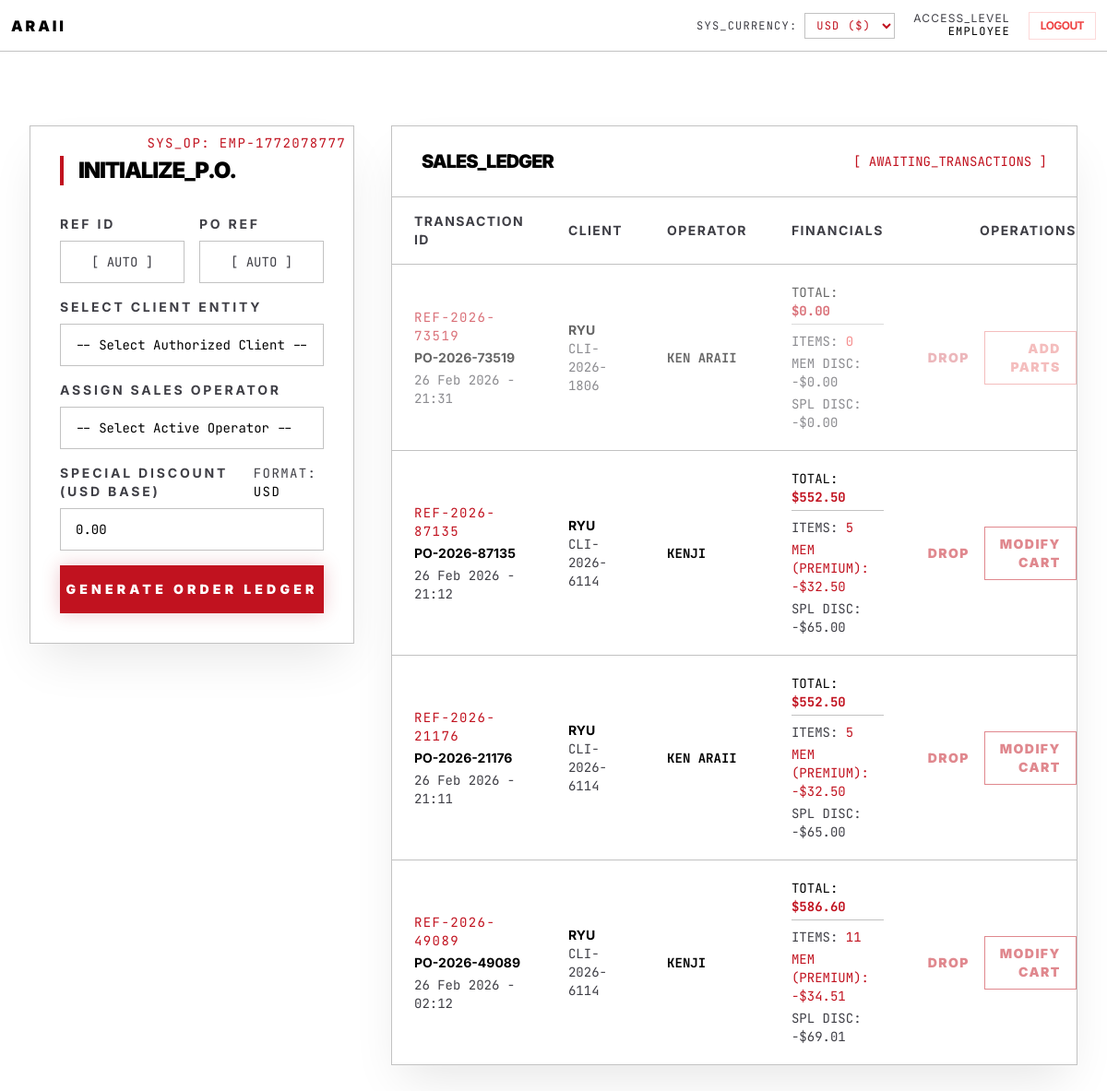
/sales.php (signed in), run on the app's committed database.
### tables this page shows
CREATE TABLE `employees` (
  `employee_id` int(11) NOT NULL,
  `user_id` int(11) DEFAULT NULL,
  `employee_code` varchar(20) NOT NULL,
  `name` varchar(100) NOT NULL,
  `position` varchar(100) NOT NULL,
  `is_active` tinyint(1) DEFAULT 1,
  `created_at` timestamp NULL DEFAULT current_timestamp()
);

CREATE TABLE `sale_orders` (
  `order_id` int(11) NOT NULL,
  `reference_id` varchar(30) NOT NULL,
  `po_reference` varchar(50) DEFAULT NULL,
  `customer_id` int(11) NOT NULL,
  `employee_id` int(11) NOT NULL,
  `subtotal` decimal(12,2) DEFAULT 0.00,
  `membership_discount` decimal(12,2) DEFAULT 0.00,
  `special_discount` decimal(12,2) DEFAULT 0.00,
  `total_amount` decimal(12,2) DEFAULT 0.00,
  `order_date` timestamp NULL DEFAULT current_timestamp()
);

CREATE TABLE `customers` (
  `customer_id` int(11) NOT NULL,
  `user_id` int(11) DEFAULT NULL,
  `customer_code` varchar(20) NOT NULL,
  `contact_name` varchar(150) NOT NULL,
  `address` text NOT NULL,
  `membership_level` enum('STANDARD','PREMIUM') DEFAULT 'STANDARD',
  `created_at` timestamp NULL DEFAULT current_timestamp()
);

### config/currency.php (called while the page is built, shortened)
<?php
function formatCurrency($usd_amount) {
    $target_currency = $_SESSION['currency'];
    $rates = [
        'USD' => 1.00,
        'THB' => 34.50,
        'JPY' => 150.20
    ];
    $symbols = [
        'USD' => '$',
        'THB' => '฿',
        'JPY' => '¥'
    ];
    $rate = $rates[$target_currency];
    $symbol = $symbols[$target_currency];
    $converted_amount = $usd_amount * $rate;
    if ($target_currency === 'JPY') {
        return $symbol . number_format($converted_amount, 0);
    } else {
        return $symbol . number_format($converted_amount, 2);
    }
}
?>

### sales.php (the view, shortened to what this page needs)
<?php
require_once "config/currency.php";
require_once "config/database.php";
$user_id = $_SESSION['user_id'];
$stmt = $mysqli->prepare("SELECT employee_id, employee_code, name, position FROM employees WHERE user_id = ?");
$stmt->bind_param("i", $user_id);
$stmt->execute();
$result = $stmt->get_result();
$employeeProfile = $result->fetch_assoc();
$code = $employeeProfile['employee_code'] ?? 'SYS-0000';
?>
<!DOCTYPE html>
<html lang="en">
<?php
include 'partials/head.php';
?>
<body class="page-bg-cinematic bg-white text-black font-sans min-h-screen overflow-x-hidden selection:bg-premium selection:text-white">
    <?php include 'partials/nav.php'; ?>
    <main class="max-w-[1400px] mx-auto py-20 px-8">
        <div class="grid grid-cols-1 lg:grid-cols-3 gap-10">
            <div class="lg:col-span-1 anim-load" style="animation-delay: 0.1s;">
                <div class="bg-white border border-obsidian-edge p-8 relative overflow-hidden shadow-2xl shadow-black/10">
                    <div class="absolute top-0 right-0 p-2 font-mono text-sm text-premium/30 uppercase tracking-widest">Sys_Op: <?= htmlspecialchars($code) ?></div>
                    <h2 class="text-2xl font-black uppercase tracking-tighter mb-8 border-l-4 border-premium pl-4">Initialize_P.O.</h2>
                    <form action="actions/create_order.php" method="POST" class="space-y-4">
                        <div class="grid grid-cols-2 gap-4">
                            <div>
                                <label class="block text-sm uppercase tracking-[0.2em] text-obsidian-muted mb-2 font-bold">Ref ID</label>
                                <div class="w-full bg-white/50 border border-obsidian-edge px-4 py-3 text-sm font-mono text-obsidian-muted uppercase cursor-not-allowed text-center">
                                    [ AUTO ]
                                </div>
                            </div>
                            <div>
                                <label class="block text-sm uppercase tracking-[0.2em] text-obsidian-muted mb-2 font-bold">PO Ref</label>
                                <div class="w-full bg-white/50 border border-obsidian-edge px-4 py-3 text-sm font-mono text-obsidian-muted uppercase cursor-not-allowed text-center">
                                    [ AUTO ]
                                </div>
                            </div>
                        </div>
                        <div>
                            <label class="block text-sm uppercase tracking-[0.2em] text-obsidian-muted mb-2 font-bold">Select Client Entity</label>
                            <select name="customer_id" required class="w-full bg-white border border-obsidian-edge px-4 py-3 text-sm font-mono focus:outline-none focus:border-premium transition-colors text-black appearance-none">
                                <option value="" disabled selected>-- Select Authorized Client --</option>
                            </select>
                        </div>
                        <div>
                            <label class="block text-sm uppercase tracking-[0.2em] text-obsidian-muted mb-2 font-bold">
                                Assign Sales Operator
                            </label>
                            <select name="employee_id" required
                                class="w-full bg-white border border-obsidian-edge px-4 py-3 text-sm font-mono focus:outline-none focus:border-premium transition-colors text-black appearance-none">
                                <option value="" disabled selected>-- Select Active Operator --</option>
                            </select>
                        </div>
                        <div>
                            <div class="flex justify-between items-end mb-2">
                                <label class="block text-sm uppercase tracking-[0.2em] text-obsidian-muted font-bold">Special Discount (USD Base)</label>
                                <span class="text-sm font-mono text-obsidian-muted uppercase tracking-widest">
                                    Format: <span class="text-black"><?= $_SESSION['currency'] ?></span>
                                </span>
                            </div>
                            <input type="number" step="0.01" name="special_discount" value="0.00"
                                class="w-full bg-white border border-obsidian-edge px-4 py-3 text-sm font-mono focus:outline-none focus:border-premium transition-colors text-black">
                        </div>
                        <button type="submit" class="w-full py-4 bg-premium text-white text-sm font-black uppercase tracking-[0.3em] hover:bg-white hover:text-black transition-all duration-300 shadow-[0_0_20px_rgba(176,0,32,0.22)] mt-4">
                            Generate Order Ledger
                        </button>
                    </form>
                </div>
            </div>
            <div class="lg:col-span-2 anim-load" style="animation-delay: 0.2s;">
                <div class="bg-white border border-obsidian-edge overflow-hidden h-full flex flex-col shadow-2xl shadow-black/10">
                    <div class="px-8 py-6 border-b border-obsidian-edge bg-white/[0.02] flex justify-between items-center">
                        <h2 class="text-xl font-black uppercase tracking-tighter">Sales_Ledger</h2>
                        <span class="text-premium font-mono text-sm animate-pulse">[ AWAITING_TRANSACTIONS ]</span>
                    </div>
                    <div class="overflow-x-auto flex-grow">
                        <table class="w-full text-left border-collapse">
                            <thead>
                                <tr class="text-sm uppercase tracking-widest text-obsidian-muted border-b border-obsidian-edge">
                                    <th class="px-6 py-4">Transaction ID</th>
                                    <th class="px-6 py-4">Client</th>
                                    <th class="px-6 py-4">Operator</th>
                                    <th class="px-6 py-4">Financials</th>
                                    <th class="px-6 py-4 text-right">Operations</th>
                                </tr>
                            </thead>
                            <tbody class="divide-y divide-obsidian-edge">
                                <?php
                                $orderQuery = "
                                    SELECT o.*, c.contact_name, c.customer_code, c.membership_level, e.name as employee_name,
                                    (SELECT SUM(quantity) FROM sale_order_details WHERE order_id = o.order_id) as total_items
                                    FROM sale_orders o
                                    LEFT JOIN customers c ON o.customer_id = c.customer_id
                                    LEFT JOIN employees e ON o.employee_id = e.employee_id
                                    ORDER BY o.order_date DESC LIMIT 20";
                                $orderResult = $mysqli->query($orderQuery);
                                if ($orderResult && $orderResult->num_rows > 0):
                                    while($order = $orderResult->fetch_assoc()):
                                        $itemCount = (int)$order['total_items'];
                                ?>
                                <tr class="group hover:bg-white/[0.01] transition-colors <?= $itemCount === 0 ? 'opacity-60' : '' ?>">
                                    <td class="px-6 py-5">
                                        <div class="text-sm font-mono text-premium uppercase tracking-widest">
                                            <?= htmlspecialchars($order['reference_id']) ?>
                                        </div>
                                        <div class="text-sm font-bold uppercase text-black mt-1">
                                            <?= htmlspecialchars($order['po_reference']) ?>
                                        </div>
                                        <div class="text-sm font-mono text-obsidian-muted mt-1">
                                            <?= date('d M Y - H:i', strtotime($order['order_date'])) ?>
                                        </div>
                                    </td>
                                    <td class="px-6 py-5">
                                        <div class="text-sm font-bold uppercase text-black">
                                            <?= htmlspecialchars($order['contact_name']) ?>
                                        </div>
                                        <div class="text-sm font-mono text-obsidian-muted">
                                            <?= htmlspecialchars($order['customer_code']) ?>
                                        </div>
                                    </td>
                                    <td class="px-6 py-5 font-mono text-sm">
                                        <div class="text-sm font-bold uppercase">
                                            <?= htmlspecialchars($order['employee_name'] ?? 'N/A') ?>
                                        </div>
                                    </td>
                                    <td class="px-6 py-5 font-mono text-sm">
                                        <div class="text-black mb-2 border-b border-obsidian-edge pb-1">
                                            TOTAL: <span class="text-premium font-bold"><?= formatCurrency($order['total_amount']) ?></span>
                                        </div>
                                        <div class="text-sm text-obsidian-muted flex flex-col gap-1">
                                            <div>ITEMS: <span class="<?= $itemCount > 0 ? 'text-premium' : 'text-red-500' ?>"><?= $itemCount ?></span></div>
                                            <?php if ($order['membership_discount'] > 0): ?>
                                                <div class="text-premium">MEM (<?= htmlspecialchars($order['membership_level']) ?>): -<?= formatCurrency($order['membership_discount']) ?></div>
                                            <?php else: ?>
                                                <div>MEM DISC: -<?= formatCurrency(0) ?></div>
                                            <?php endif; ?>
                                            <div>SPL DISC: -<?= formatCurrency($order['special_discount']) ?></div>
                                        </div>
                                    </td>
                                    <td class="px-6 py-5 text-right">
                                        <div class="flex justify-end items-center gap-4 opacity-50 group-hover:opacity-100 transition-opacity">
                                            <a href="actions/delete_order.php?id=<?= $order['order_id'] ?>"
                                               onclick="return confirm('WARNING: Purging this order will restore all its items back to inventory and permanently delete the record. Proceed?')"
                                               class="text-sm font-black uppercase tracking-widest text-premium hover:underline transition-colors">
                                               Drop
                                            </a>
                                            <a href="order_terminal.php?id=<?= $order['order_id'] ?>"
                                               class="inline-block px-4 py-2 border <?= $itemCount === 0 ? 'border-red-600 text-red-600 hover:bg-red-600 hover:text-black animate-pulse' : 'border-premium text-premium hover:bg-premium hover:text-black' ?> text-sm font-black uppercase tracking-widest transition-colors">
                                                <?= $itemCount === 0 ? 'Add Parts' : 'Modify Cart' ?>
                                            </a>
                                        </div>
                                    </td>
                                </tr>
                                <?php endwhile; else: ?>
                                <tr>
                                    <td colspan="5" class="px-6 py-10 text-center text-obsidian-muted font-mono text-sm">No active purchase orders found.</td>
                                </tr>
                                <?php endif; ?>
                            </tbody>
                        </table>
                    </div>
                </div>
            </div>
        </div>
    </main>
</body>
</html>

### assets/css/app.css (style rules this page uses)
:root { --ui-bg: #ffffff; --ui-surface: #ffffff; --ui-text: #000000; --ui-muted: #3f3f46; --ui-border: rgba(0, 0, 0, 0.24); --ui-accent: #c1121f; --ui-track: #ffffff; }
body { background-color: var(--ui-bg) !important; color: var(--ui-text) !important; }
body.page-bg-cinematic { background-image: none; }
.bg-white, .bg-white\/95, .bg-white\/90, .bg-white\/80, .bg-white\/50, .bg-obsidian-bg, .bg-obsidian-surface { background-color: var(--ui-surface) !important; }
.text-black, .text-black\/50, .text-black\/60, .text-black\/70, .text-black\/80, .text-obsidian-muted { color: var(--ui-text) !important; }
.text-obsidian-muted { color: var(--ui-muted) !important; }
.border-obsidian-edge, .border-black\/10, .border-black\/20, .divide-obsidian-edge, .divide-black\/20 { border-color: var(--ui-border) !important; }
.text-premium, .text-premium\/30, .text-premium\/50 { color: var(--ui-accent) !important; }
.bg-premium, .bg-premium\/10, .bg-premium\/20 { background-color: var(--ui-accent) !important; }
.border-premium, .border-premium\/20, .border-premium\/30, .border-premium\/50 { border-color: var(--ui-accent) !important; }
.anim-load { animation: tectonicRise 0.8s forwards ease-out; opacity: 0; }

### data on the page
employees: employee_code "EMP-1772078777"
sale_orders: reference "REF-2026-73519", po_reference "PO-2026-73519", order_date "26 Feb 2026 - 21:31", customer.contact_name "RYU", customer.customer_code "CLI-2026-1806", employee.name "KEN ARAII", total_amount "$0.00", itemCount "0", special_discount "$0.00", shows "ADD PARTS"
sale_orders: reference "REF-2026-87135", po_reference "PO-2026-87135", order_date "26 Feb 2026 - 21:12", customer.contact_name "RYU", customer.customer_code "CLI-2026-6114", employee.name "KENJI", total_amount "$552.50", itemCount "5", customer.membership_level "PREMIUM", membership_discount "$32.50", special_discount "$65.00", shows "MODIFY CART"
sale_orders: reference "REF-2026-21176", po_reference "PO-2026-21176", order_date "26 Feb 2026 - 21:11", customer.contact_name "RYU", customer.customer_code "CLI-2026-6114", employee.name "KEN ARAII", total_amount "$552.50", itemCount "5", customer.membership_level "PREMIUM", membership_discount "$32.50", special_discount "$65.00", shows "MODIFY CART"
sale_orders: reference "REF-2026-49089", po_reference "PO-2026-49089", order_date "26 Feb 2026 - 02:12", customer.contact_name "RYU", customer.customer_code "CLI-2026-6114", employee.name "KENJI", total_amount "$586.60", itemCount "11", customer.membership_level "PREMIUM", membership_discount "$34.51", special_discount "$69.01", shows "MODIFY CART"

### other printed values
$_SESSION['role'] "EMPLOYEE"
$_SESSION['currency'] "USD"
